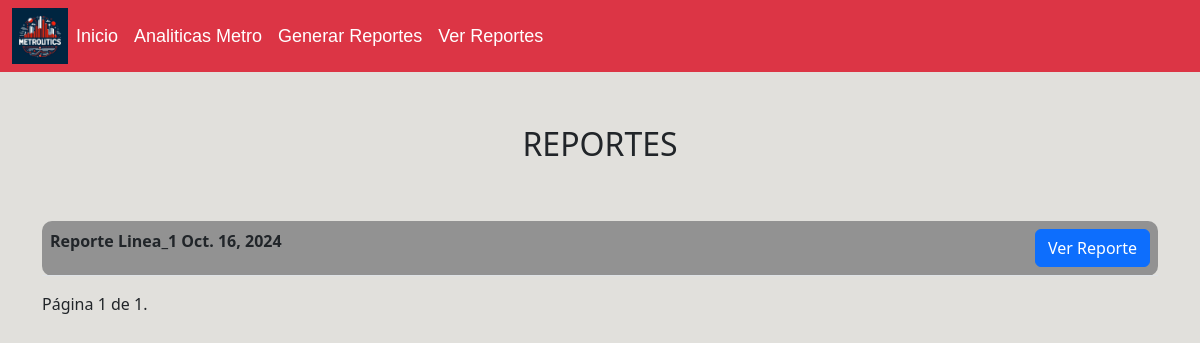
Page /ver_reportes?page=2 on the earlier database version.
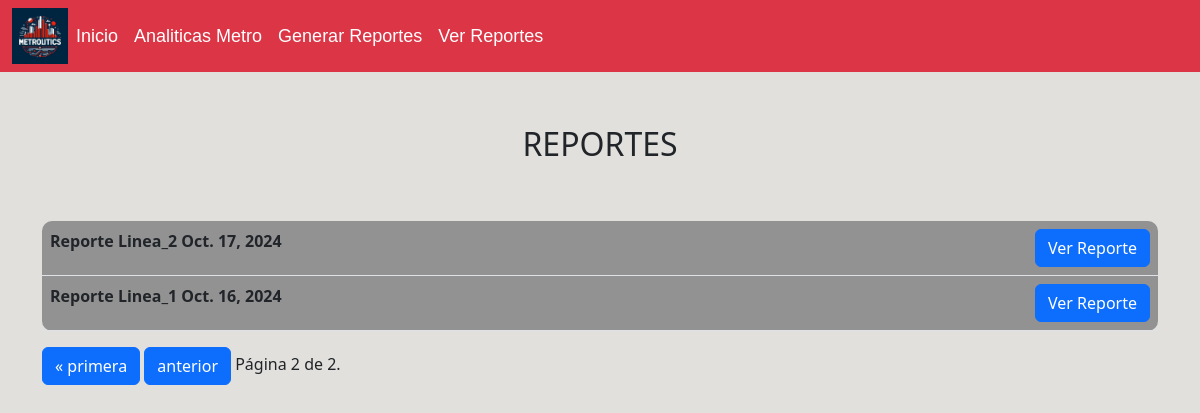
Same page on the later database version.
### Metro/models.py (models this page shows, shortened)
class Reporte(models.Model):
    id_reporte = models.AutoField(primary_key=True)
    f_id_metro = models.ForeignKey(Mantenedor_metro,on_delete=models.CASCADE,db_column='id_metro')
    f_id_bus = models.ForeignKey(Mantenedor_bus,on_delete=models.CASCADE,db_column='id_bus',null=True)
    fecha = models.DateField()

class Mantenedor_metro(models.Model):
    id_metro = models.AutoField(primary_key=True)
    linea_metro = models.CharField(max_length=50)
    fecha = models.DateField()
    aglomeracion = models.IntegerField()

### Metro/views.py (the view)
# urls.py: path('ver_reportes',views.ver_reportes, name='ver_reportes'),
def ver_reportes(request):
    reportes_list = Reporte.objects.all()
    paginator = Paginator(reportes_list, 5)  # Mostramos 10 reportes por página
    page_number = request.GET.get('page')
    reportes = paginator.get_page(page_number)
    context = {'reportes': reportes}
    return render(request, 'Metro/ver_reportes.html', context)

### Metro/templates/Metro/ver_reportes.html (shortened to what this page needs)
{% extends "Metro/base.html" %}
{% block content %}
<span class="Titulo-Form">REPORTES</span>
<div class="container">
    <table class="table table-hover">
        <tbody>
          {% for reporte in reportes %}
          <tr>
            <th scope="row">Reporte {{reporte.f_id_metro.linea_metro}} {{reporte.f_id_metro.fecha}} </th>
            <td><a href="{% url 'mostrar_reporte' reporte.id_reporte %}">
              <button type="button" class="btn btn-primary" style="float:right;">Ver Reporte</button>
          </a></td>
          </tr>
          {% empty %}
          <tr>
            <td colspan="2">No hay reportes disponibles.</td>
          </tr>
          {% endfor %}
        </tbody>
    </table>
    <div class="pagination">
        <span class="step-links">
            {% if reportes.has_previous %}
                <a href="?page=1"><button type="button" class="btn btn-primary">&laquo; primera</button></a>
                <a href="?page={{ reportes.previous_page_number }}"><button type="button" class="btn btn-primary">anterior</button></a>
            {% endif %}
            <span class="current">
                Página {{ reportes.number }} de {{ reportes.paginator.num_pages }}.
            </span>
        </span>
    </div>
</div>
{% endblock %}

Differences in the rows shown:
added Reporte: f_id_metro.linea_metro "Linea_2", f_id_metro.fecha "Oct. 17, 2024"
Other differences:
{{ reportes.number }}: "1" → "2"
{{ reportes.paginator.num_pages }}: "1" → "2"
text now shown: "« primera anterior"
